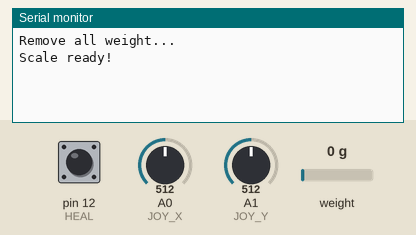
Simulated run of this sketch. Board: Arduino Leonardo, built with avr-gcc and run on an emulated ATmega32U4. Parts: the last lines printed to the serial monitor. The test bench sets the inputs (shaded band); at power-on: weight on the scale 0 g, pin 12 (HEAL) HIGH, A0 (JOY_X) = 512, A1 (JOY_Y) = 512. USB keyboard and mouse output is not drawn.

Above: at 5.2 s.
5.3 s: weight on the scale set to 100 g
At 6.7 s:
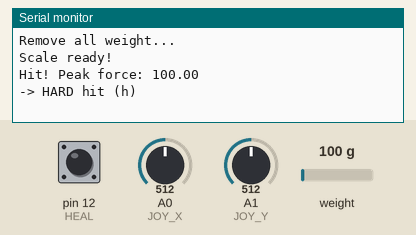
7.0 s: pin 12 (HEAL) pulled LOW for 0.15 s
At 8.3 s:
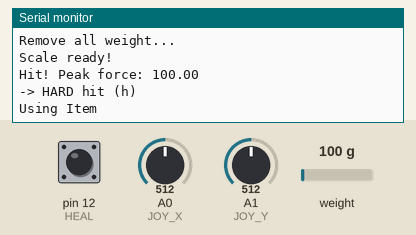

The sketch:

controller.ino
```cpp
#include "HX711.h"
#include "Keyboard.h"
#include "Mouse.h"

#define HX711_DOUT 6
#define HX711_SCK  7
#define HEAL 12
#define JOY_X A0
#define JOY_Y A1

HX711 scale;

// --- Calibration ---
// Get this properly: tare with no weight, place a known weight,
// calibration_factor = raw_reading_with_weight / known_weight
const float calibration_factor = 2469.0;

// --- Hit detection tuning ---
// These are in "scale units" (whatever your calibration_factor produces,
// e.g. kg or lbs) - tune with Serial output first before trusting them.
const float HIT_TRIGGER_THRESHOLD = 2.0;   // force needed to start counting this as a "hit"
const float RESET_THRESHOLD       = 0.5;   // must drop back below this before a new hit can register
const unsigned long CAPTURE_WINDOW_MS = 120; // how long to watch for the peak after a hit starts
const unsigned long MIN_HIT_INTERVAL_MS = 200; // hard debounce floor between hits

// --- Damage thresholds (tune to your load cells / game feel) ---
const float LIGHT_HIT_MIN = 2.0;
const float MEDIUM_HIT_MIN  = 8.0;
const float HARD_HIT_MIN = 15.0;

unsigned long lastMouseMove = 0;
const unsigned long MOUSE_INTERVAL_MS = 15; // higher = slower cursor

bool waitingForReset = false;
unsigned long lastHitTime = 0;
bool healButtonLastState = false;

void setup() {
    Serial.begin(9600);

    scale.begin(HX711_DOUT, HX711_SCK);
    scale.set_scale(calibration_factor);

    Serial.println("Remove all weight...");
    delay(3000);

    scale.tare();
    Serial.println("Scale ready!");

    pinMode(HEAL, INPUT_PULLUP);

    Keyboard.begin();
}

void loop() {

    int x = analogRead(JOY_X);
    int y = analogRead(JOY_Y);

    int mouseX = map(x, 0, 1023, -10, 10);
    int mouseY = map(y, 0, 1023, -10, 10);

    if (abs(mouseX) < 2) mouseX = 0;
    if (abs(mouseY) < 2) mouseY = 0;

  if (millis() - lastMouseMove >= MOUSE_INTERVAL_MS) {
    if (mouseX != 0 || mouseY != 0) {
        Mouse.move(mouseX, mouseY);
    }
    lastMouseMove = millis();
  }

    bool pressed = (digitalRead(HEAL) == LOW);

    if (pressed && !healButtonLastState) {
        Serial.println("Using Item");
        Keyboard.press('g');
        delay(30);
        Keyboard.release('g');
    }

    healButtonLastState = pressed;

    if (!scale.is_ready()) return; // don't block waiting for a conversion

    float reading = scale.get_units(1); // single fast sample, not an average of 10

    unsigned long now = millis();

    // If we're in cooldown, wait for force to settle before allowing another hit
    if (waitingForReset) {
        if (reading < RESET_THRESHOLD) {
            waitingForReset = false;
        }
        return;
    }

    // Detect the start of a hit
    if (reading >= HIT_TRIGGER_THRESHOLD && (now - lastHitTime) > MIN_HIT_INTERVAL_MS) {
        float peak = reading;
        unsigned long captureStart = now;

        // Watch for the true peak over a short window (the impact spike)
        while (millis() - captureStart < CAPTURE_WINDOW_MS) {
            if (scale.is_ready()) {
                float sample = scale.get_units(1);
                if (sample > peak) peak = sample;
            }
        }

        registerHit(peak);

        lastHitTime = millis();
        waitingForReset = true;
    }
}

void registerHit(float peakForce) {
    Serial.print("Hit! Peak force: ");
    Serial.println(peakForce, 2);

    if (peakForce >= HARD_HIT_MIN) {
        Serial.println("-> HARD hit (h)");
        Keyboard.press('h');
        delay(30);
        Keyboard.release('h');
    } else if (peakForce >= MEDIUM_HIT_MIN) {
        Serial.println("-> MEDIUM hit (m)");
        Keyboard.press('m');
        delay(30);
        Keyboard.release('m');
    } else if (peakForce >= LIGHT_HIT_MIN) {
        Serial.println("-> light hit (l)");
        Keyboard.press('l');
        delay(30);
        Keyboard.release('l');
    } else {
        Serial.println("-> below light threshold, ignored");
    }
}
```

Measured:
- after the input at 5.3 s, the serial monitor: prints a new line after 0.21 s (image 1)
- after the input at 7.0 s, the serial monitor: prints a new line after 0.05 s (image 2)
